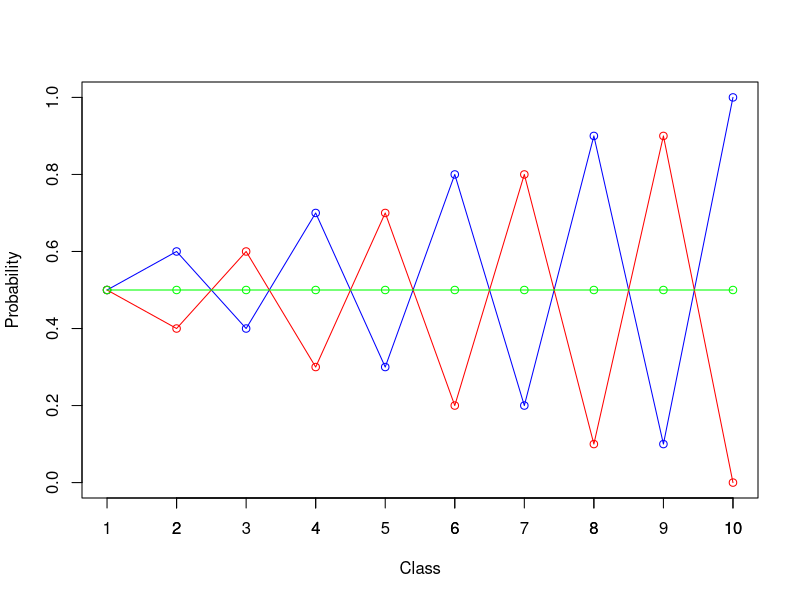
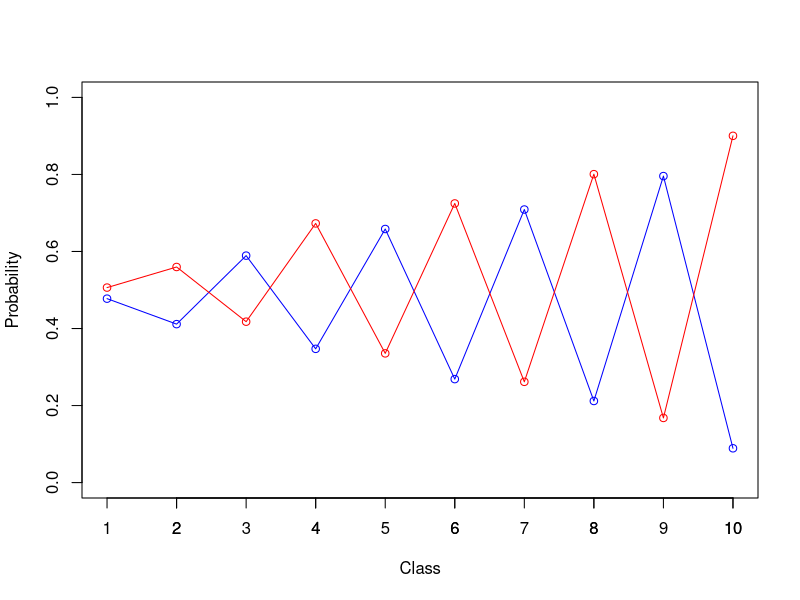
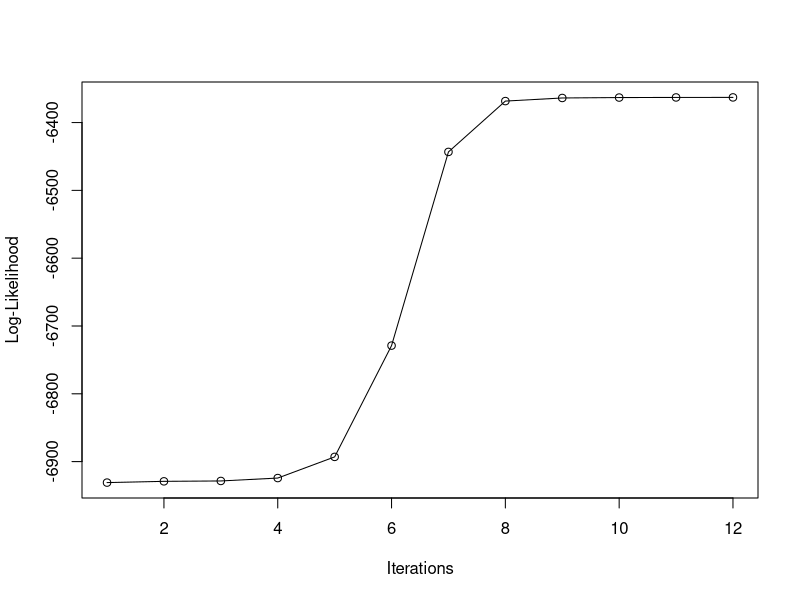
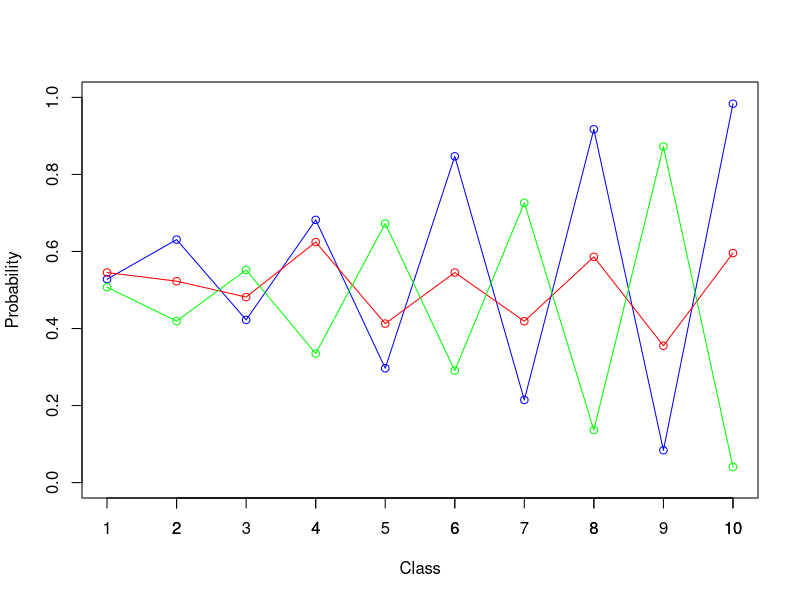
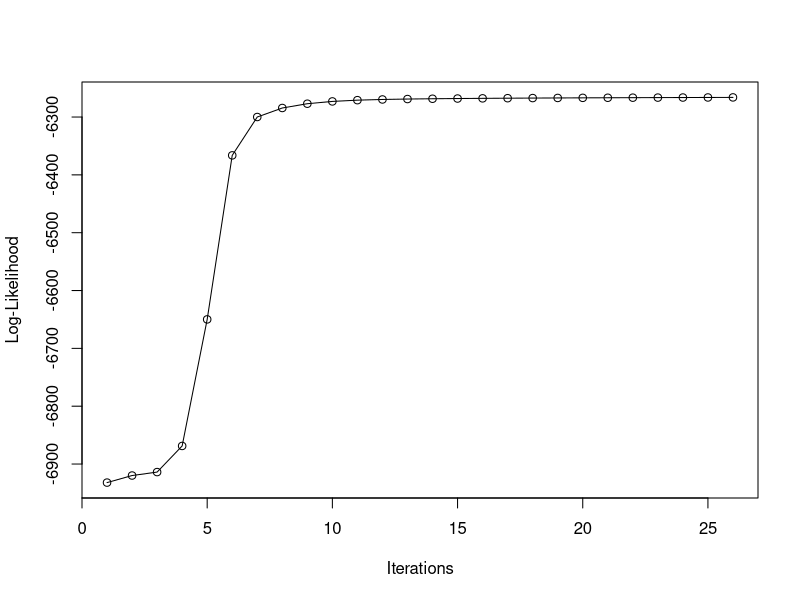
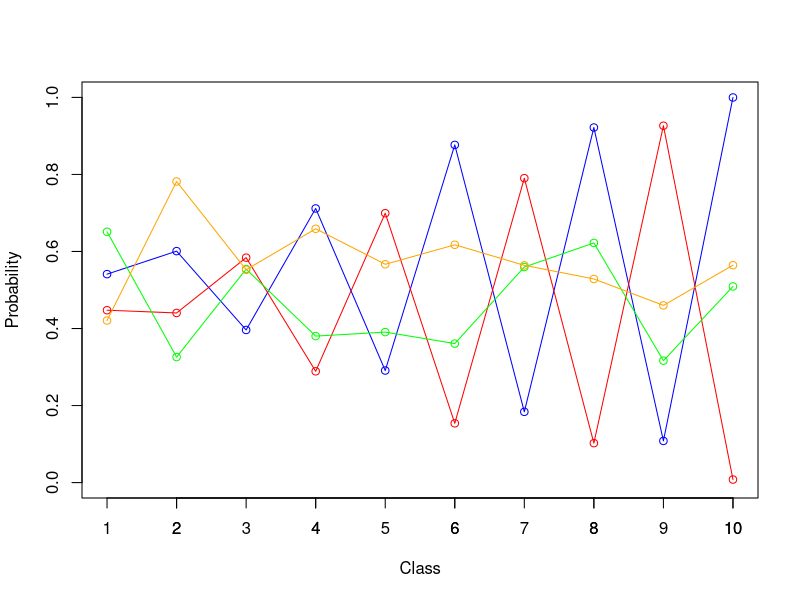
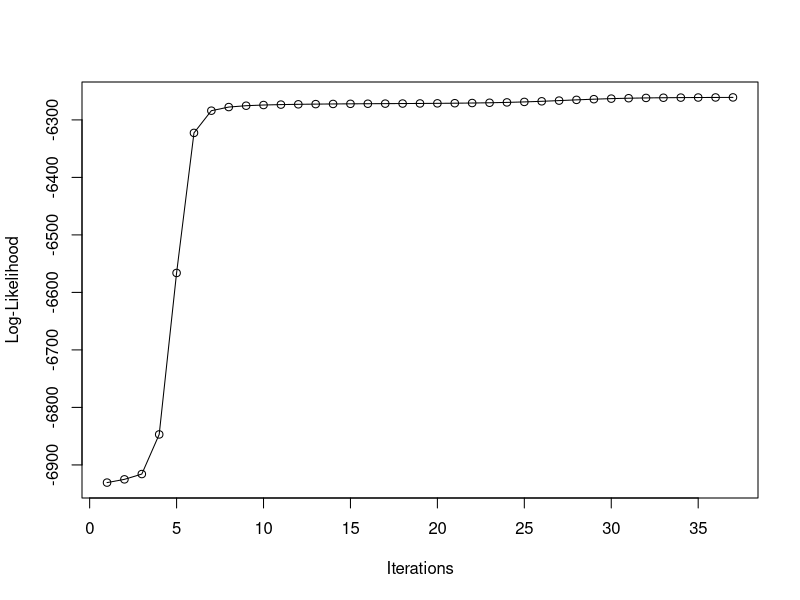

Here is the R script that generated these plots, in order:
## ---- assign1b-init
set.seed(1234567890)

max_it <- 100 # max number of EM iterations
min_change <- 0.1 # min change in log likelihood between two consecutive EM iterations

N <- 1000 # number of training points
D <- 10 # number of dimensions
K <- 3 # number of guessed components

## true mixing coefficients
true_pi <- vector(length=3)
true_pi <- c(1/3, 1/3, 1/3)

## true conditional distributions
true_mu <- matrix(nrow=3, ncol=D)
true_mu[1,] <- c(0.5, 0.6, 0.4, 0.7, 0.3, 0.8, 0.2, 0.9, 0.1, 1)
true_mu[2,] <- c(0.5, 0.4, 0.6, 0.3, 0.7, 0.2, 0.8, 0.1, 0.9, 0)
true_mu[3,] <- c(0.5, 0.5, 0.5, 0.5, 0.5, 0.5, 0.5, 0.5, 0.5, 0.5)

x_given_mu <- function(x, mu) {
    x_mu <- matrix(1, nrow=nrow(x), ncol=nrow(mu))

    for (n in 1:N) {
        for (k in 1:K) {
            for (i in 1:D) {
                prob <-  mu[k, i]^x[n, i] * (1 - mu[k, i])^(1 - x[n, i])
                x_mu[n, k] <- x_mu[n, k] * prob
            }
        }
    }

    x_mu
}

expectation.step <- function(x, x_given_mu, pi) {
    z <- matrix(nrow=nrow(x), ncol=length(pi))

    for (n in 1:N) {
        denominator <- sum(pi * x_given_mu[n,])

        for (k in 1:K) {
            nominator <- pi[k] * x_given_mu[n, k]

            z[n, k] <- nominator / denominator
        }
    }

    z
}

loglikelihood.wrong <- function(x, mu, pi, z) {
    llik <- 0
    for (n in 1:N) {
        for (k in 1:K) {
            summation <- 0
            for (i in 1:D) {
                summation <- summation + x[n, i] * log(mu[k, i]) + (1 - x[n, i]) * log(1 - mu[k, i])
            }
            llik <- llik + z[n, k] * (log(pi[k]) + summation)
        }
    }

    llik
}

loglikelihood <- function(x, x_given_mu, pi) {
    llik <- 0
    for (n in 1:N) {
        inner_summation <- 0
        for (k in 1:K) {
            inner_summation <- inner_summation + pi[k] * x_given_mu[n, k]
        }
        llik <- llik + log(inner_summation)
    }

    llik
}


maximization.step <- function(x, z) {
    pi <- vector(length=ncol(z))
    mu <- matrix(nrow=ncol(z), ncol=ncol(x))
    
    for (k in 1:K) {
        pi[k] <- sum(z[, k]) / nrow(x)
    }

    for (k in 1:K) {
        denominator <- sum(z[, k])
        for (i in 1:D) {
            nominator <- sum(x[, i] * z[, k])
            mu[k, i] <- nominator / denominator
        }
    }

    list(pi=pi, mu=mu)
}

EM <- function(N, D, K, max_it, min_change, true_pi, true_mu) {

    ## Producing the training data
    x <- matrix(nrow=N, ncol=D)

    for(n in 1:N) {
        k <- sample(1:3, 1, prob=true_pi)
        for(d in 1:D) {
            x[n, d] <- rbinom(1, 1, true_mu[k, d])
        }
    }

    z <- matrix(nrow=N, ncol=K) # fractional component assignments
    pi <- vector(length=K) # mixing coefficients
    mu <- matrix(nrow=K, ncol=D) # conditional distributions
    llik <- vector(length=max_it) # log likelihood of the EM iterations

    ## Random initialization of the paramters
    pi <- runif(K, 0.49, 0.51)
    pi <- pi / sum(pi)
    for(k in 1:K) {
        mu[k,] <- runif(D, 0.49, 0.51)
    }

    for(it in 1:max_it) {
        ## plot(mu[1,], type="o", col="blue", ylim=c(0,1))
        ## points(mu[2,], type="o", col="red")
        ## points(mu[3,], type="o", col="green")
        ## points(mu[4,], type="o", col="yellow")
        ## Sys.sleep(0.5)

        x_mu <- x_given_mu(x, mu)

        ## E-step: Computation of the fractional component assignments
        z <- expectation.step(x, x_mu, pi)

        ## Log likelihood computation.
        llik[it] <- loglikelihood(x, x_mu, pi)

        ## cat("iteration: ", it, "log likelihood: ", llik[it], "\n")
        ## flush.console()

        ## Stop if the lok likelihood has not changed significantly
        if (it > 1 && abs(llik[it] - llik[it-1]) < min_change) break

        ## M-step: ML parameter estimation from the data and fractional component assignments
        result <- maximization.step(x, z)
        pi <- result$pi
        mu <- result$mu
    }

    list(pi=pi, mu=mu, llik=llik, it=it)
}
## ---- end-of-assign1b-init

## ----- assign1b-plot-truemu
plot(true_mu[1,], type="o", col="blue", ylim=c(0,1),
     xlab="Class", ylab="Probability")
axis(side=1, at=c(1:D))
points(true_mu[2,], type="o", col="red")
points(true_mu[3,], type="o", col="green")
## ----- end-of-assign1b-plot-truemu

## ---- assign1b-EM-K2
K <- 2
result <- EM(N, D, K, max_it, min_change, true_pi, true_mu)
mu <- result$mu
pi <- result$pi
llik <- result$llik
it <- result$it
## ---- end-of-assign1b-EM-K2

## ----- assign1b-plot-estimatemu2
plot(mu[1,], type="o", col="blue", ylim=c(0,1),
     xlab="Class", ylab="Probability")
axis(side=1, at=c(1:D))
points(mu[2,], type="o", col="red")
## ----- end-of-assign1b-plot-estimatemu2

## ----- assign1b-plot-llik2
plot(llik[1:it], type="o", xlab="Iterations",
     ylab="Log-Likelihood")
## ----- end-of-assign1b-plot-llik2

## ---- assign1b-EM-K3
K <- 3
result <- EM(N, D, K, max_it, min_change, true_pi, true_mu)
mu <- result$mu
pi <- result$pi
llik <- result$llik
it <- result$it
## ---- end-of-assign1b-EM-K3

## ----- assign1b-plot-estimatemu3
plot(mu[1,], type="o", col="blue", ylim=c(0,1),
     xlab="Class", ylab="Probability")
axis(side=1, at=c(1:D))
points(mu[2,], type="o", col="red")
points(mu[3,], type="o", col="green")
## ----- end-of-assign1b-plot-estimatemu3

## ----- assign1b-plot-llik3
plot(llik[1:it], type="o", xlab="Iterations",
     ylab="Log-Likelihood")
## ----- end-of-assign1b-plot-llik3

## ---- assign1b-EM-K4
K <- 4
result <- EM(N, D, K, max_it, min_change, true_pi, true_mu)
mu <- result$mu
pi <- result$pi
llik <- result$llik
it <- result$it
## ---- end-of-assign1b-EM-K4

## ----- assign1b-plot-estimatemu4
plot(mu[1,], type="o", col="blue", ylim=c(0,1),
     xlab="Class", ylab="Probability")
axis(side=1, at=c(1:D))
points(mu[2,], type="o", col="red")
points(mu[3,], type="o", col="green")
points(mu[4,], type="o", col="orange")
## ----- end-of-assign1b-plot-estimatemu4

## ----- assign1b-plot-llik4
plot(llik[1:it], type="o", xlab="Iterations",
     ylab="Log-Likelihood")
## ----- end-of-assign1b-plot-llik4
